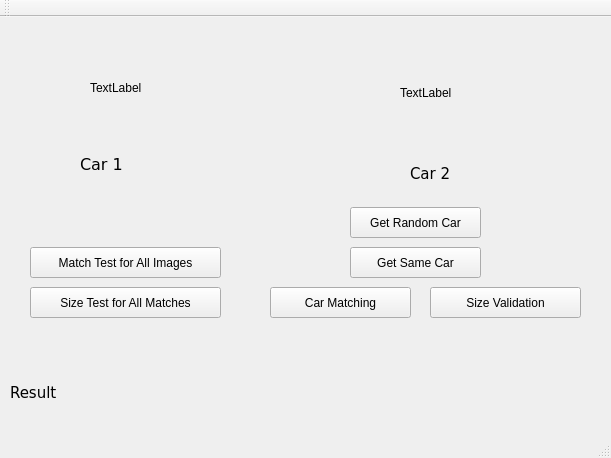
<?xml version="1.0" encoding="UTF-8"?>
<ui version="4.0">
 <class>MainWindow</class>
 <widget class="QMainWindow" name="MainWindow">
  <property name="geometry">
   <rect>
    <x>0</x>
    <y>0</y>
    <width>611</width>
    <height>458</height>
   </rect>
  </property>
  <property name="windowTitle">
   <string>MainWindow</string>
  </property>
  <widget class="QWidget" name="centralWidget">
   <widget class="QPushButton" name="sizeValid_btn">
    <property name="geometry">
     <rect>
      <x>430</x>
      <y>270</y>
      <width>151</width>
      <height>31</height>
     </rect>
    </property>
    <property name="text">
     <string>Size Validation</string>
    </property>
   </widget>
   <widget class="QLabel" name="image1_label">
    <property name="geometry">
     <rect>
      <x>90</x>
      <y>30</y>
      <width>141</width>
      <height>81</height>
     </rect>
    </property>
    <property name="text">
     <string>TextLabel</string>
    </property>
   </widget>
   <widget class="QPushButton" name="randomValid_btn">
    <property name="geometry">
     <rect>
      <x>270</x>
      <y>270</y>
      <width>141</width>
      <height>31</height>
     </rect>
    </property>
    <property name="text">
     <string>Car Matching</string>
    </property>
   </widget>
   <widget class="QLabel" name="image2_label">
    <property name="geometry">
     <rect>
      <x>400</x>
      <y>40</y>
      <width>151</width>
      <height>71</height>
     </rect>
    </property>
    <property name="text">
     <string>TextLabel</string>
    </property>
   </widget>
   <widget class="QPushButton" name="GetRandomImage_btn">
    <property name="geometry">
     <rect>
      <x>350</x>
      <y>190</y>
      <width>131</width>
      <height>31</height>
     </rect>
    </property>
    <property name="text">
     <string>Get Random Car</string>
    </property>
   </widget>
   <widget class="QPushButton" name="GetSameImage_btn_3">
    <property name="geometry">
     <rect>
      <x>350</x>
      <y>230</y>
      <width>131</width>
      <height>31</height>
     </rect>
    </property>
    <property name="text">
     <string>Get Same Car</string>
    </property>
   </widget>
   <widget class="QLabel" name="result_label">
    <property name="geometry">
     <rect>
      <x>10</x>
      <y>350</y>
      <width>571</width>
      <height>51</height>
     </rect>
    </property>
    <property name="font">
     <font>
      <family>DejaVu Sans</family>
      <pointsize>11</pointsize>
     </font>
    </property>
    <property name="text">
     <string>Result</string>
    </property>
   </widget>
   <widget class="QLabel" name="label">
    <property name="geometry">
     <rect>
      <x>80</x>
      <y>140</y>
      <width>59</width>
      <height>14</height>
     </rect>
    </property>
    <property name="font">
     <font>
      <family>DejaVu Sans</family>
      <pointsize>12</pointsize>
     </font>
    </property>
    <property name="text">
     <string>Car 1</string>
    </property>
   </widget>
   <widget class="QLabel" name="label_2">
    <property name="geometry">
     <rect>
      <x>410</x>
      <y>150</y>
      <width>59</width>
      <height>14</height>
     </rect>
    </property>
    <property name="font">
     <font>
      <family>DejaVu Sans</family>
      <pointsize>11</pointsize>
     </font>
    </property>
    <property name="text">
     <string>Car 2</string>
    </property>
   </widget>
   <widget class="QPushButton" name="matchtest4all_btn_2">
    <property name="geometry">
     <rect>
      <x>30</x>
      <y>230</y>
      <width>191</width>
      <height>31</height>
     </rect>
    </property>
    <property name="text">
     <string>Match Test for All Images</string>
    </property>
   </widget>
   <widget class="QPushButton" name="sizeTest4All_btn">
    <property name="geometry">
     <rect>
      <x>30</x>
      <y>270</y>
      <width>191</width>
      <height>31</height>
     </rect>
    </property>
    <property name="text">
     <string>Size Test for All Matches</string>
    </property>
   </widget>
  </widget>
  <widget class="QMenuBar" name="menuBar">
   <property name="geometry">
    <rect>
     <x>0</x>
     <y>0</y>
     <width>611</width>
     <height>19</height>
    </rect>
   </property>
  </widget>
  <widget class="QToolBar" name="mainToolBar">
   <attribute name="toolBarArea">
    <enum>TopToolBarArea</enum>
   </attribute>
   <attribute name="toolBarBreak">
    <bool>false</bool>
   </attribute>
  </widget>
  <widget class="QStatusBar" name="statusBar"/>
 </widget>
 <layoutdefault spacing="6" margin="11"/>
 <resources/>
 <connections/>
</ui>
